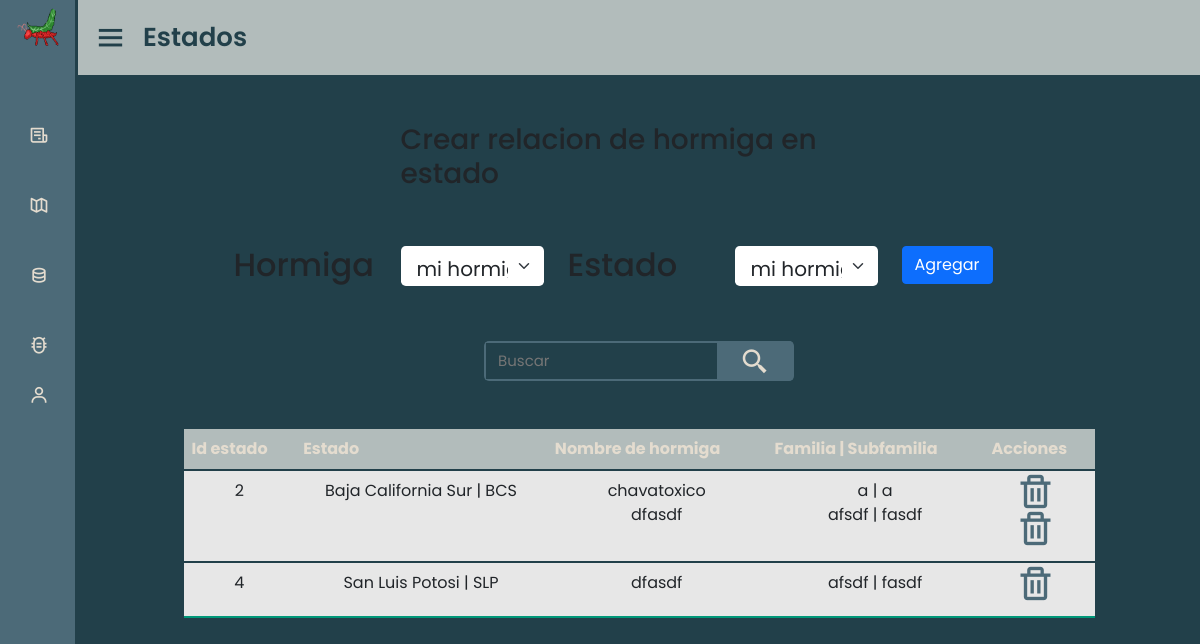
The app's page /pages/admin/hormigas-por-estado.php (signed in) with its own data.
### tables this page shows
CREATE TABLE `ants_in_states` (
  `id_state` int(11) NOT NULL,
  `id_ant` int(11) NOT NULL,
  `id_rel_ant_states` int(11) NOT NULL
);

CREATE TABLE `states` (
  `id_state` int(11) NOT NULL,
  `name` varchar(200) NOT NULL,
  `short_name` varchar(50) NOT NULL
);

CREATE TABLE `ants` (
  `id_ant` int(11) NOT NULL,
  `id_user` int(11) NOT NULL,
  `name` varchar(200) NOT NULL,
  `family` varchar(200) NOT NULL,
  `subfamily` varchar(200) NOT NULL,
  `alimentation` varchar(50) NOT NULL,
  `care` varchar(50) NOT NULL,
  `features` text NOT NULL,
  `date_update` date NOT NULL,
  `photo_ant` longblob NOT NULL,
  `photo_type` varchar(200) NOT NULL
);

### widgets/admin/hormigas-por-estado.php (the view, shortened to what this page needs)
<div class="container-fluid">
    <form action='../../DB/registerNewRelationStateAnt.php' enctype='multipart/form-data' class='form-post' method='post' onsubmit="return valida_Nueva_Relacion_HormigaEstado()">
    <div class="row m-5 ">
        <div class="col-3"></div>
        <div class="col-6"><h3>Crear relacion de hormiga en estado</h3></div>
        <div class="col-3"></div>
    </div>
    <div class ="row m-5">
        <div class="col-1"></div>
        <div class="col-2">
            <h2>Hormiga</h2>
        </div>
        <div class="col-2">
            <select class="form-select form-select-lg " id="txtIdAnt" name="txtIdAnt" aria-label=".form-select-lg example">
                <option selected disabled>mi hormiga</option>
            </select>
        </div>
        <div class="col-2">
            <h2>Estado</h2>
        </div>
        <div class="col-2">
            <select class="form-select form-select-lg " id="txtIdState" name="txtIdState" aria-label=".form-select-lg example">
                <option selected disabled>mi hormiga</option>
            </select>
        </div>
        <div class="col-2">
            <input type='submit'  id='btn-Publicar' class='btn btn-primary' value= 'Agregar' >
        </div>
        <div class="col-1"></div>
    </div>
    </form>
                <div class ="row m-5">
                <div class="col-4"></div>
                    <div class="col-4">
                        <div id="searchbox">
                            <input type="text" placeholder="Buscar">
                            <button class="btn-search"><i class='bx bx-search-alt-2' ></i></button>
                        </div>
                    </div>
                </div>
            </div>
            <div class="container-fluid justify-content-center">
                <div class="row">
                    <div class="col-1"></div>
                    <div class="col-10">
                        <table class="table table-striped">
                            <thead>
                                <tr>
                                    <th><span class="title-table">Id estado</span></th>
                                    <th><span class="title-table">Estado</span></th>
                                    <th><span class="title-table">Nombre de hormiga</span></th>
                                    <th><span class="title-table">Familia | Subfamilia</span></th>
                                    <th><span class="title-table">Acciones</span></th>
                                </tr>
                            </thead>
                            <tbody>
                                <?php
                                    $c = connectDB();
                                    $qry = "select * from ants_in_states";
                                    $rs = mysqli_query($c,$qry);
                                    if(mysqli_num_rows($rs)>0){
                                        $states_view = [];
                                        while($datos_ant_states = mysqli_fetch_array($rs)){
                                            echo "<tr>";
                                            $state_visit =false;
                                            if(sizeof($states_view)>0){
                                                for($x = 0; $x < sizeof($states_view) && $state_visit == false; $x++){
                                                    if($datos_ant_states["id_state"] == $states_view[$x]){$state_visit=true;}
                                                }
                                            }
                                            if(!$state_visit){
                                                $qry2= "select * from states where id_state=".$datos_ant_states["id_state"];
                                                $rs_state = mysqli_query($c,$qry2);
                                                $datos_state = mysqli_fetch_array($rs_state);
                                                echo "<td><span class='title-table'>".$datos_state["id_state"]."</span></td>";
                                                echo "<td><span class='title-table'>".$datos_state["name"]." | ".$datos_state["short_name"]."</span></td>";
                                                $rs_newState = mysqli_query($c,$qry);
                                                echo "<td>";
                                                while($datos_newState = mysqli_fetch_array($rs_newState)){
                                                        if($datos_newState["id_state"] == $datos_state["id_state"]){
                                                            $qry3= "select name from ants where id_ant=".$datos_newState["id_ant"];
                                                            $rs_ant = mysqli_query($c,$qry3);
                                                            $datos_ant = mysqli_fetch_array($rs_ant);
                                                            echo "<span class='title-table'>".$datos_ant["name"]."</span><br>";
                                                    }
                                                }
                                                echo "</td>";
                                                $rs_newState = mysqli_query($c,$qry);
                                                echo "<td>";
                                                while($datos_newState = mysqli_fetch_array($rs_newState)){
                                                    if($datos_newState["id_state"] == $datos_state["id_state"]){
                                                        $qry3= "select family,subfamily from ants where id_ant=".$datos_newState["id_ant"];
                                                        $rs_ant = mysqli_query($c,$qry3);
                                                        $datos_ant = mysqli_fetch_array($rs_ant);
                                                        echo "<span class='title-table'>".$datos_ant["family"]." | ".$datos_ant["subfamily"]."</span><br>";
                                                }
                                                }
                                                echo "</td>";
                                                $rs_newState = mysqli_query($c,$qry);
                                                echo "<td>";
                                                while($datos_newState = mysqli_fetch_array($rs_newState)){
                                                    if($datos_newState["id_state"] == $datos_state["id_state"]){
                                                        $qry3= "select id_ant from ants where id_ant=".$datos_newState["id_ant"];
                                                        $rs_ant = mysqli_query($c,$qry3);
                                                        $datos_ant = mysqli_fetch_array($rs_ant);
                                                        echo "<span class='title-table'>
                                                        <a href='../../DB/deleteRelationStateAnt.php?idAnt=".$datos_ant["id_ant"]."&idState=".$datos_state["id_state"]."' class='btn-action'><i class='bx bx-trash' ></i></button>
                                                        </span><br>";
                                                    }
                                                }
                                                echo "</td>";
                                                $states_view[]= $datos_state["id_state"];
                                            }
                                        echo "</tr>";
                                    }
                                    }
                                    else{
                                        echo "  <tr>
                                                <td><span class='title-table'>No hay datos en la base de datos</span></td>
                                                </tr>";
                                    }
                                ?>
                            </tbody>
                        </table>
                    </div>
                    <div class="col-1"></div>
                </div>
            </div>
        </section>

### css/admin/navbar-title.css (style rules this page uses)
* { margin: 0; padding: 0; box-sizing: border-box; font-family: 'Poppins', sans-serif; }

### css/admin/post-admin.css (style rules this page uses)
.table { position: relative; width: 75%; }
select { position: relative; margin-left:15px ; -webkit-appearance: none; -moz-appearance: none; -ms-appearance: none; appearance: none; outline: 0; box-shadow: none; border: 0!important; background: var(--sand); color: var(--blue-medium); background-image: none; border-radius: 5px; width: 100%; height: 40px; font-size: 15px; align-items: center; text-align: center; }
#searchbox { display: flex; width: 100%; height: 40px; border-radius: 5px; overflow: hidden; transition: all 0.5s ease; }
#searchbox input,button { width: 75%; height: 40px; border: 2px solid var(--blue-medium); border-right: 0px; padding:12px; background: transparent; color: var(--sand); font-size: 15px; }
#searchbox button { height: 40px; margin:0; width: 25%; background-color: var(--blue-medium); color: var(--sand); float: right; border-left: 0px; font-size: 30px; padding: 0; }
.btn-action { width: 50px; height: 50px; border-radius: 50%; background-color: transparent; border: 0!important; align-items: center; transition: all 0.5 ease; }
.btn-action i { margin-left: -7px; margin-top: -7px; font-size: 40px; color: var(--blue-medium); }

### css/admin/table-content-admin.css (style rules this page uses)
.table { width: 100%; text-align: center; }
.table thead tr { background-color: var(--blue-cream); color: var(--sand); text-align: left; font-weight: bold; border-bottom: 2px solid var(--blue-strong); }
.table th, .table td { align-items: center; padding: 12px 15px; }
.table td { max-width: 225px; }
.table tbody tr { background-color: #f3f3f3 ; border-bottom: 2px solid var(--blue-strong); }
.table tbody tr:last-of-type { border-bottom: 2px solid #009879; }

### css/general/root.css (style rules this page uses)
:root { --blue-cream: #B2BCBB; --pink-cream: #E0B4A4; --blue-strong: #22404A; --blue-medium: #4C6A78; --blue-cream: #B2BCBB; --green-cream: #BED0A6; --sand: #E4DCCF; --blue-strong-hsl: hsl(195, 37%, 21%); }
.btn { background-color: var(--blue-cream); color: var(--blue-strong); border: none; }

### records on screen
ants_in_states: id_state.id_state "2", id_state.name "Baja California Sur", id_state.short_name "BCS", id_ant.name "chavatoxico", id_ant.family "a", id_ant.subfamily "a"
ants_in_states: id_ant.name "dfasdf", id_ant.family "afsdf", id_ant.subfamily "fasdf"
ants_in_states: id_state.id_state "4", id_state.name "San Luis Potosi", id_state.short_name "SLP", id_ant.name "dfasdf", id_ant.family "afsdf", id_ant.subfamily "fasdf"
